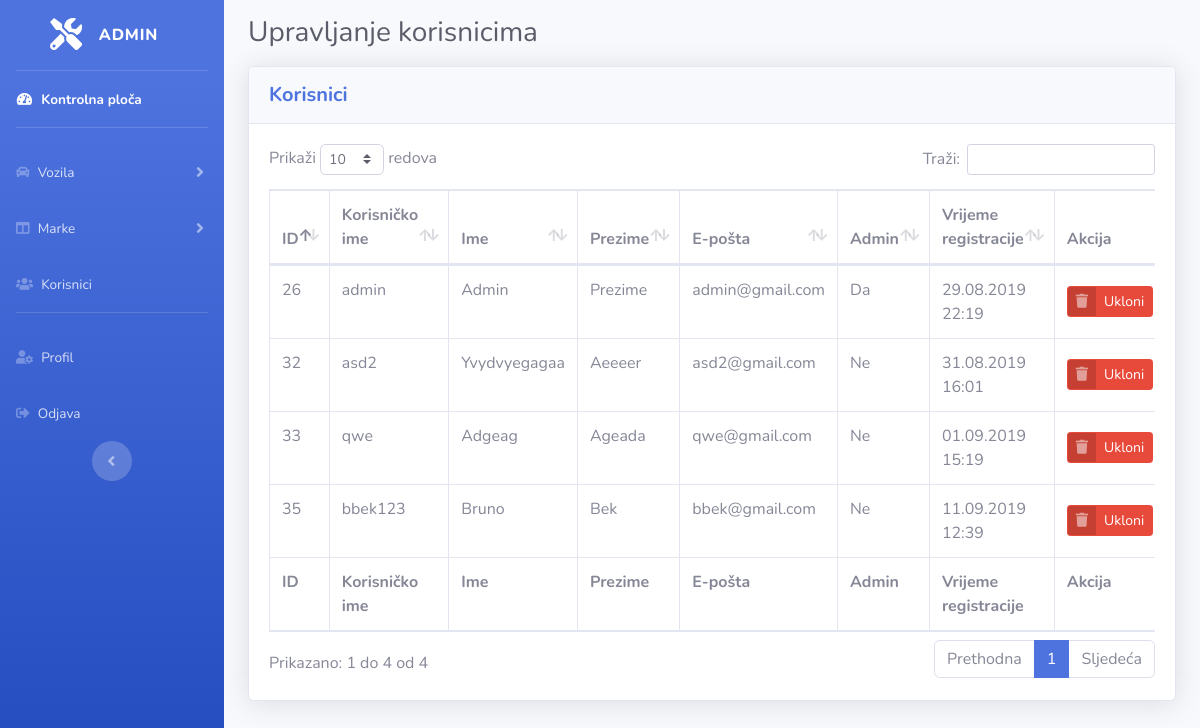
The page /iznajmljivanjeVozila/admin/upravljanje-korisnicima.php (signed in) on the database its author committed.
### tables this page shows
CREATE TABLE `korisnici` (
  `id` int(11) NOT NULL AUTO_INCREMENT,
  `korisnickoIme` varchar(25) NOT NULL,
  `ime` varchar(35) NOT NULL,
  `prezime` varchar(35) NOT NULL,
  `email` varchar(120) NOT NULL,
  `lozinka` text NOT NULL,
  `admin` tinyint(1) NOT NULL DEFAULT '0',
  `vrijemeRegistracije` timestamp NOT NULL DEFAULT CURRENT_TIMESTAMP,
  PRIMARY KEY (`id`),
  UNIQUE KEY `korisnickoIme` (`korisnickoIme`),
  UNIQUE KEY `email` (`email`)
);

### iznajmljivanjeVozila/admin/includes/baza.php (called while the page is built, shortened)
<?php
class Baza {
    private function konekcija()
    {
        $conn = new mysqli(SERVER, USERNAME, PASSWORD, DBNAME);
        $conn->set_charset('utf8');
        return $conn;
    }
    function dohvatiSveKorisnike()
    {
        $conn = $this->konekcija();
        $sql = "SELECT id, korisnickoIme, ime, prezime, email, admin, vrijemeRegistracije FROM korisnici;";
        $result = $conn->query($sql);
        if ($result->num_rows > 0) {
            while($row = $result->fetch_assoc()) {
                $podaci[] = $row;
            }
        } else {
            $podaci = [];
        }
        return $podaci;
    }
}
?>

### iznajmljivanjeVozila/admin/upravljanje-korisnicima.php (the view, shortened to what this page needs)
<?php
    if(isset($_SESSION["role"]) && $_SESSION["role"] == "admin")
    {
        include("includes/baza.php");
        $baza = new Baza();
    }
    else {
        header("Location: ../prijava.php");
        exit;
    }
?>
<?php
    include("includes/header.php");
    $podaciKorisnici = $baza->dohvatiSveKorisnike();
?>
<h1 class="h3 my-3 text-gray-800">Upravljanje korisnicima</h1>
<div class="card shadow mb-4">
  <div class="card-header py-3">
    <h5 class="m-0 font-weight-bold text-primary">Korisnici</h5>
  </div>
  <div class="card-body">
    <div class="table-responsive">
      <table class="table table-bordered" id="dataTableKorisnici" width="100%" cellspacing="0">
        <thead>
          <tr>
            <th>ID</th>
            <th>Korisničko ime</th>
            <th>Ime</th>
            <th>Prezime</th>
            <th>E-pošta</th>
            <th>Admin</th>
            <th>Vrijeme registracije</th>
            <th>Akcija</th>
          </tr>
        </thead>
        <tfoot>
          <tr>
            <th>ID</th>
            <th>Korisničko ime</th>
            <th>Ime</th>
            <th>Prezime</th>
            <th>E-pošta</th>
            <th>Admin</th>
            <th>Vrijeme registracije</th>
            <th>Akcija</th>
          </tr>
        </tfoot>
        <tbody>
            <?php
                foreach($podaciKorisnici as $korisnik)
                {
                ?>
                    <tr>
                        <td><?php echo $korisnik["id"]; ?></td>
                        <td><?php echo $korisnik["korisnickoIme"]; ?></td>
                        <td><?php echo $korisnik["ime"]; ?></td>
                        <td><?php echo $korisnik["prezime"]; ?></td>
                        <td><?php echo $korisnik["email"]; ?></td>
                        <td><?php echo $korisnik["admin"] == 1 ? "Da":"Ne"; ?></td>
                        <td><?php echo date("d.m.Y H:i", strtotime($korisnik["vrijemeRegistracije"])); ?></td>
                        <td id="tdZaTipke" style="width:250px;">
                        <div class="tipke">
                            <div class="my-auto">
                                <button type="button" class="btn btn-danger btn-icon-split btn-sm" data-toggle="modal" data-target="#ukloniKorisnikaModal<?php echo $korisnik['id']; ?>">
                                    <span class="icon text-white-50">
                                    <i class="fas fa-trash"></i>
                                    </span>
                                    <span class="text">Ukloni</span>
                                </button>
                            </div>
                        </div>
                        </td>
                    </tr>
                    <?php
                }
            ?>
        </tbody>
      </table>
    </div>
  </div>
</div>
<?php include("includes/footer.php"); ?>

### iznajmljivanjeVozila/admin/css/style.css (style rules this page uses)
#tdZaTipke { vertical-align:middle; }
@media only screen and (max-width: 1200px) { #tdZaTipke { min-width: 150px; } }
#tdZaTipke .tipke { display:flex !important; }
#tdZaTipke .tipke > div { margin:0 0.5rem 0 0; }

### rows shown on the page
korisnici: id "32", korisnickoIme "asd2", ime "Yvydvyegagaa", prezime "Aeeeer", email "asd2@gmail.com", admin "Ne", vrijemeRegistracije "31.08.2019 16:01"
korisnici: id "35", korisnickoIme "bbek123", ime "Bruno", prezime "Bek", email "bbek@gmail.com", admin "Ne", vrijemeRegistracije "11.09.2019 12:39"
korisnici: id "26", korisnickoIme "admin", ime "Admin", prezime "Prezime", email "admin@gmail.com", admin "Da", vrijemeRegistracije "29.08.2019 22:19"
korisnici: id "33", korisnickoIme "qwe", ime "Adgeag", prezime "Ageada", email "qwe@gmail.com", admin "Ne", vrijemeRegistracije "01.09.2019 15:19"
